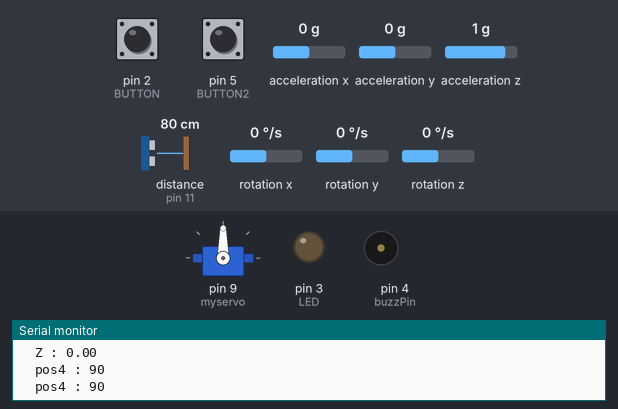
A sketch run on a simulated Arduino Uno, built with avr-gcc and run on an emulated ATmega328P. Parts: servo, output pins drawn as LEDs (lit = HIGH), buzzer (waves = sounding, pin HIGH), the last lines printed to the serial monitor. Wiring (inferred from the names in the program): ultrasonic range finder: trigger pin 10; echo pin 11. The inputs (shaded band) are chosen by the test bench; at power-on: rotation z 0 °/s, distance to the obstacle (sensor on pin 11) 80 cm, pin 2 (BUTTON) LOW, pin 5 (BUTTON2) LOW, acceleration x 0 g, acceleration y 0 g, acceleration z 1 g, rotation x 0 °/s, rotation y 0 °/s. The echo pulse lasts 58.3 µs per cm; pins used as bus, display or sensor lines are not drawn.

Above: at 2.7 s.
2.8 s: rotation z set to -192 °/s
At 3.8 s:
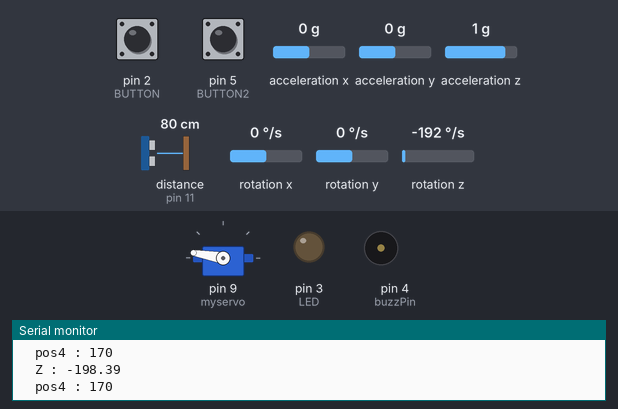
5.8 s: distance to the obstacle (sensor on pin 11) set to 34 cm
7.3 s: distance to the obstacle (sensor on pin 11) set to 28 cm
At 8.5 s:
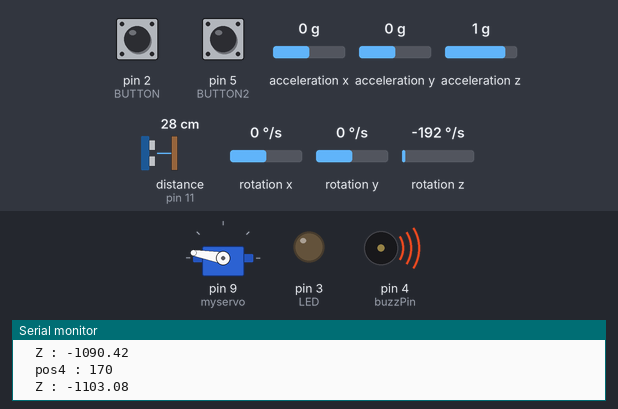
8.8 s: rotation z set to 192 °/s
11.8 s: pin 2 (BUTTON) pulled HIGH for 0.15 s
At 12.7 s:
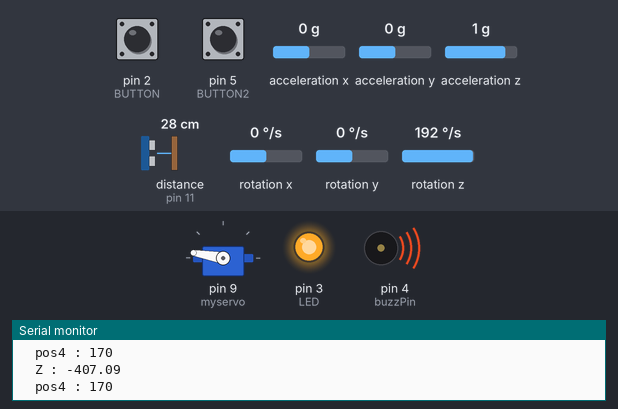
14.9 s: pin 5 (BUTTON2) pulled HIGH for 0.15 s
At 16.3 s:
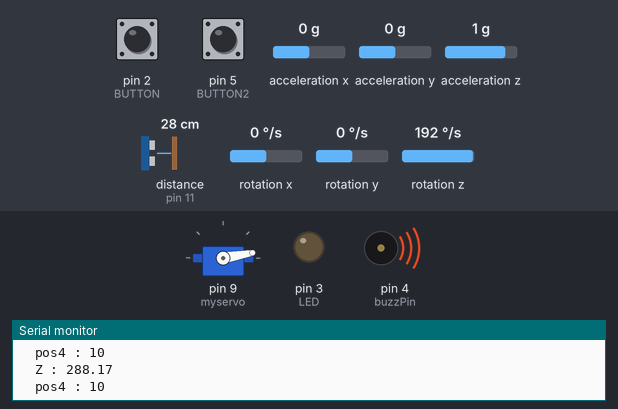
Timing chart, 0 to 17.7 s (numbered marks = the images above; inputs shaded):
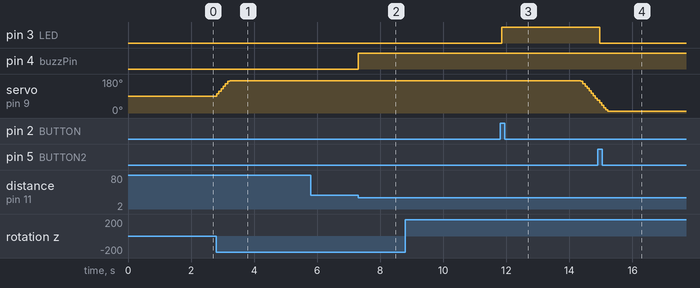

The sketch:

GYRO_ULTRASONIK.ino
```cpp
#include "Wire.h"
#include <MPU6050_light.h>
#include <Servo.h>

MPU6050 mpu(Wire);
unsigned long timer = 0;

const int BUTTON = 2;
const int LED = 3;
const int BUTTON2 = 5;
int BUTTONstate = 0;
int BUTTONstate2 = 0;


Servo myservo;

int pos = 90;
int pos4 = 90;

int const trigPin = 10;
int const echoPin = 11;
int const buzzPin = 4;

void setup() {
    Serial.begin(9600);
    setgyro() ;
    setsonik();

}

void loop() {
   ultrasonic();
       gyro();
}
void setgyro() {

  Wire.begin();
    pinMode(BUTTON, INPUT);
  pinMode(BUTTON2, INPUT);
  pinMode(LED, OUTPUT);

  myservo.attach(9);

  byte status = mpu.begin();
  Serial.print(F("MPU6050 status: "));
  Serial.println(status);
  while(status!=0){ }

  Serial.println(F("Calculating offsets, do not move MPU6050"));
  delay(500);

  mpu.calcOffsets();
  Serial.println("Done!\n");
}

void gyro() {
  mpu.update();

  Serial.print("\tZ : ");
  Serial.println(mpu.getAngleZ());
  timer = millis();

   if(mpu.getAngleZ()< 2)
     {
        pos4 = pos - (mpu.getAngleZ());
        myservo.write(pos4);
          if(pos4 >= 170)
            {
              pos4 = 170;
              myservo.write(pos4);
            }
        Serial.print("\tpos4 : ");
        Serial.println(pos4);
      }
   if(mpu.getAngleZ()> -2)
     {
        pos4=pos - (mpu.getAngleZ());
        myservo.write(pos4);
          if(pos4 <= 10)
            {
              pos4 = 10;
              myservo.write(pos4);
            }
        Serial.print("\tpos4 : ");
        Serial.println(pos4);
      }
  if(mpu.getAngleZ()<2)
      {
        if(mpu.getAngleZ()>-2)
          {
            pos4 = 90;
            myservo.write(pos4);
          }

      }
  BUTTONstate = digitalRead(BUTTON);
     if (BUTTONstate == HIGH)
      {
    digitalWrite(LED, HIGH);
       }
  BUTTONstate2 = digitalRead(BUTTON2);
    if (BUTTONstate2 == HIGH)
      {
    digitalWrite(LED, LOW);
      }
 }


void setsonik()
{
  pinMode(trigPin, OUTPUT);
  pinMode(echoPin, INPUT);
  pinMode(buzzPin, OUTPUT);
}

void ultrasonic()
{

  int duration, distance; //inputva distanciq i vreme

  digitalWrite(trigPin, HIGH);
  delay(1);
  digitalWrite(trigPin, LOW);


  duration = pulseIn(echoPin, HIGH);

  distance = (duration/2) / 29.1; // polovin vr/29.1 (from datasheet)

    if (distance <= 30 && distance >= 0) {

      digitalWrite(buzzPin, HIGH); //zvunche
    } else {

      digitalWrite(buzzPin, LOW); //nqq zvunche
    }

    delay(60); //chakane
}
```

Measured:
- the behaviour switches between 32 and 31 cm on distance to the obstacle (sensor on pin 11) (found by bisection; images 1 and 2)
- after the input at 2.8 s, servo on pin 9 (myservo): moves from 90° to 170° over 0.41 s, starting at once
- after the input at 7.3 s, pin 4 (buzzPin): LOW → HIGH at once
- after the input at 11.8 s, pin 3 (LED): LOW → HIGH after 0.06 s
- after the input at 14.9 s, pin 3 (LED): HIGH → LOW after 0.06 s
